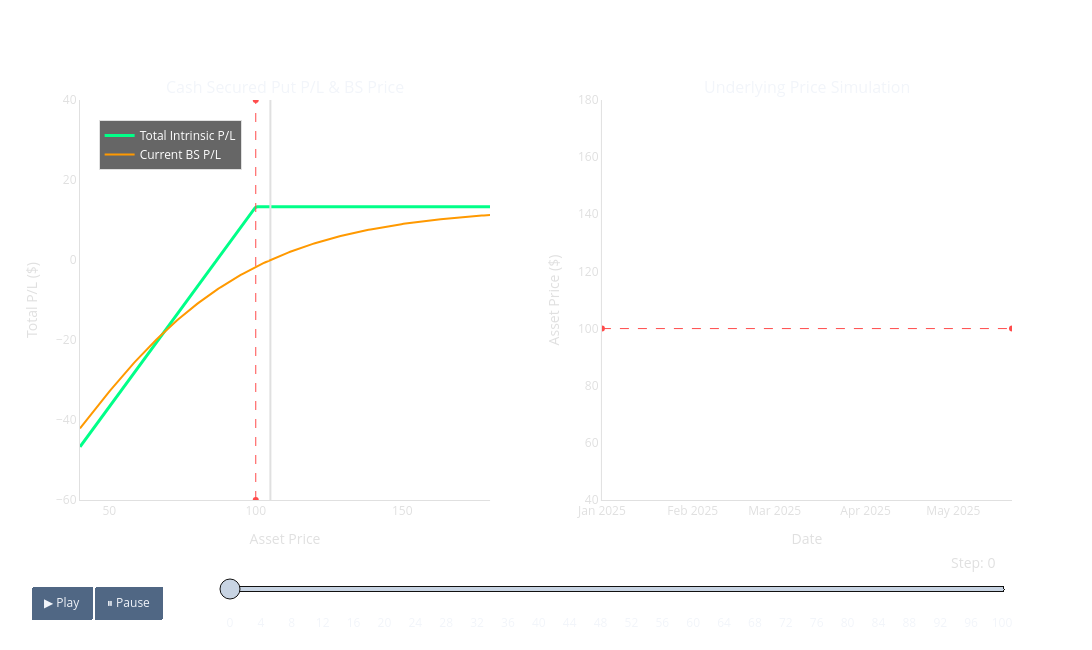

Notebook cell for this chart:
### Markdown cell above
##### Simulating the cash secured put trade to understand different states of the world

### Code cell
import numpy as np
import pandas as pd
import plotly.graph_objects as go
from plotly.subplots import make_subplots
from scipy.stats import norm

# --- 1. Parameters & Data Generation ---
S0 = 105.0      # Initial spot price (when selling the put)
K = 100.0       # Strike price of the short put
T = 1.0         # Time to maturity (1 year)
r = 0.05        # Risk-free rate
vol = 0.45      # Volatility
n_steps = 100   # Number of simulation steps
dt = T / n_steps

def put_payoff(S, K):
    return np.maximum(K - S, 0)

# Black-Scholes European Put Price
def bs_put_price(S, K, tau, r, vol):
    if tau <= 1e-5:
        return put_payoff(S, K)
    d1 = (np.log(S / K) + (r + 0.5 * vol**2) * tau) / (vol * np.sqrt(tau))
    d2 = d1 - vol * np.sqrt(tau)
    return K * np.exp(-r * tau) * norm.cdf(-d2) - S * norm.cdf(-d1)

# Calculate Premium Received at t=0
P0 = bs_put_price(S0, K, T, r, vol)

# Generate a Price Path
np.random.seed(np.random.randint(0, 1000))
rets = np.random.normal((r - 0.5 * vol**2) * dt, vol * np.sqrt(dt), n_steps)
path = S0 * np.exp(np.cumsum(rets))
path = np.insert(path, 0, S0)
dates = pd.date_range(start='2025-01-01', periods=n_steps+1, freq='B')

# Payoff ranges
S_range = np.linspace(40, 180, 200)

# Total P/L (Option Premium - Put Liability)
intrinsic_pl = P0 - put_payoff(S_range, K)
bs_pl_initial = P0 - bs_put_price(S_range, K, T, r, vol)

# Colors
off_white = "#e0e0e0"
strike_color = "#ff4b4b"
payoff_color = "#00ff88"
path_color = "#00d1ff"
bs_color = "#ff9900"  
loss_color = "#ff4b4b"

# --- 2. Figure Setup ---
fig = make_subplots(
    rows=1, cols=2,
    subplot_titles=("Cash Secured Put P/L & BS Price", "Underlying Price Simulation"),
    horizontal_spacing=0.12
)

# Base traces (Order matters for animation frames)
# 0: Total Intrinsic
fig.add_trace(go.Scatter(x=S_range, y=intrinsic_pl, line=dict(color=payoff_color, width=3), 
                         name='Total Intrinsic P/L', showlegend=True), row=1, col=1)
# 1: Strike Line
fig.add_trace(go.Scatter(x=[K, K], y=[-60, 40], line=dict(color=strike_color, width=1, dash='dash'), 
                         name='Strike', showlegend=False), row=1, col=1)
# 2: Current Underlying Price
fig.add_trace(go.Scatter(x=[S0, S0], y=[-60, 40], line=dict(color=off_white, width=2), mode='lines', 
                         name='Current S', showlegend=False), row=1, col=1)
# 3: BS P/L Curve
fig.add_trace(go.Scatter(x=S_range, y=bs_pl_initial, line=dict(color=bs_color, width=2), 
                         name='Current BS P/L', showlegend=True), row=1, col=1) 
# 4: Zero Line for P/L (Breakeven roughly)
fig.add_trace(go.Scatter(x=[40, 180], y=[0, 0], line=dict(color="rgba(255,255,255,0.3)", width=2, dash='dash'), 
                         showlegend=False), row=1, col=1)
# 5: Path Strike Line
fig.add_trace(go.Scatter(x=[dates[0], dates[-1]], y=[K, K], line=dict(color=strike_color, width=1, dash='dash'), 
                         showlegend=False), row=1, col=2)
# 6: Price Path
fig.add_trace(go.Scatter(x=[dates[0]], y=[S0], line=dict(color=path_color, width=2.5), mode='lines', 
                         showlegend=False), row=1, col=2)

# --- 3. Animation Frames & Slider Steps ---
frames = []
slider_steps = []

# Capture the base annotations created by make_subplots (the titles)
base_annotations = list(fig.layout.annotations)

# Calculate Final P/L for the Text Box
final_S = path[-1]
is_assigned = final_S < K

if is_assigned:
    # Forced to buy stock at K, currently worth final_S
    stock_loss = final_S - K  # This will be negative
    total_pl = P0 + stock_loss
    net_color = payoff_color if total_pl >= 0 else loss_color
    cf_text = (
        f"<b>Expiration: ASSIGNED</b><br><br>"
        f"<b><span style='color:{off_white}'>--- Option Leg ---</span></b><br>"
        f"Premium Recv: +${P0:.2f}<br><br>"
        f"<b><span style='color:{off_white}'>--- Stock Leg ---</span></b><br>"
        f"Forced Buy at Strike: ${K:.2f}<br>"
        f"Current Market Value: ${final_S:.2f}<br>"
        f"Stock Position P/L: -${abs(stock_loss):.2f}<br>"
        f"--------------------------------<br>"
        f"<b><span style='color:{net_color}'>Total Net P/L: {'+' if total_pl >= 0 else '-'}${abs(total_pl):.2f}</span></b>"
    )
else:
    # Expires worthless, keep premium
    total_pl = P0
    cf_text = (
        f"<b>Expiration: UNASSIGNED</b><br><br>"
        f"<b><span style='color:{off_white}'>--- Option Leg ---</span></b><br>"
        f"Premium Recv: +${P0:.2f}<br>"
        f"Expires Worthless: $0.00 Liability<br><br>"
        f"<b><span style='color:{off_white}'>--- Stock Leg ---</span></b><br>"
        f"No Stock Purchased<br>"
        f"--------------------------------<br>"
        f"<b><span style='color:{payoff_color}'>Total Net P/L: +${total_pl:.2f} (Max Profit)</span></b>"
    )

for i in range(n_steps + 1):
    current_price = path[i]
    tau = max(T - i * dt, 0.0) 
    current_bs_pl = P0 - bs_put_price(S_range, K, tau, r, vol)
    
    frame_name = f"f{i}"
    frame_ann = list(base_annotations)
    
    # On the very last frame, append the cashflow breakdown box to the right chart
    if i == n_steps:
        frame_ann.append(dict(
            x=0.05, y=0.95, xref="x2 domain", yref="y2 domain",
            text=cf_text, showarrow=False, align="left",
            bgcolor="rgba(0,0,0,0.85)", bordercolor=payoff_color if not is_assigned else loss_color, borderwidth=1,
            font=dict(color="white", size=13)
        ))
    
    frames.append(go.Frame(
        data=[
            go.Scatter(x=S_range, y=intrinsic_pl),                             
            go.Scatter(x=[K, K], y=[-60, 40]),                                 
            go.Scatter(x=[current_price, current_price], y=[-60, 40]),         
            go.Scatter(x=S_range, y=current_bs_pl),                        
            go.Scatter(x=[40, 180], y=[0, 0]),                   
            go.Scatter(x=[dates[0], dates[-1]], y=[K, K]),                   
            go.Scatter(x=dates[:i+1], y=path[:i+1])                          
        ],
        layout=go.Layout(annotations=frame_ann),
        name=frame_name
    ))
    
    step = {
        "args": [
            [frame_name],
            {"frame": {"duration": 0, "redraw": False}, "mode": "immediate", "fromcurrent": True}
        ],
        "label": str(i),
        "method": "animate"
    }
    slider_steps.append(step)

fig.frames = frames

# --- 4. Layout with Legend, Buttons and Slider ---
fig.update_layout(
    template="plotly_dark",
    paper_bgcolor='rgba(0,0,0,0)',
    plot_bgcolor='rgba(0,0,0,0)',
    height=650, width=1200,
    margin=dict(t=100, b=150),
    showlegend=True,
    legend=dict(
        yanchor="top", y=0.95,
        xanchor="left", x=0.02,
        bgcolor="rgba(0,0,0,0.6)",
        bordercolor=off_white,
        borderwidth=1,
        font=dict(color="white")
    ),
    updatemenus=[{
        "type": "buttons",
        "buttons": [
            {
                "label": "▶ Play",
                "method": "animate",
                "args": [None, {"frame": {"duration": 40, "redraw": False}, "fromcurrent": True}]
            },
            {
                "label": "⏸ Pause",
                "method": "animate",
                "args": [[None], {"frame": {"duration": 0, "redraw": False}, "mode": "immediate", "fromcurrent": True}]
            }
        ],
        "direction": "left",
        "pad": {"r": 10, "t": 87},
        "showactive": False,
        "x": 0.1,
        "xanchor": "right",
        "y": 0,
        "yanchor": "top"
    }],
    sliders=[{
        "active": 0,
        "yanchor": "top",
        "xanchor": "left",
        "currentvalue": {
            "font": {"size": 14, "color": off_white},
            "prefix": "Step: ",
            "visible": True,
            "xanchor": "right"
        },
        "transition": {"duration": 0},
        "pad": {"b": 10, "t": 50},
        "len": 0.85,
        "x": 0.15,
        "y": 0,
        "steps": slider_steps
    }]
)

axis_style = dict(
    showgrid=True, gridcolor='rgba(255,255,255,0.1)',
    tickfont=dict(color=off_white), linecolor=off_white,
    zeroline=False, title_font=dict(color=off_white)
)

fig.update_xaxes(axis_style, range=[40, 180], title_text="Asset Price", row=1, col=1)
fig.update_yaxes(axis_style, range=[-60, 40], title_text="Total P/L ($)", row=1, col=1)
fig.update_xaxes(axis_style, range=[dates[0], dates[-1]], title_text="Date", row=1, col=2)
fig.update_yaxes(axis_style, range=[40, 180], title_text="Asset Price ($)", row=1, col=2)

fig.show()

### Figure 1 — Plotly figure (JSON) as saved in the notebook; plotly's stock layout.template omitted (floating-point values rounded to 4 significant figures; data arrays with more than 128 entries replaced by an {"elided": "..."} marker saying what was removed)
{"data": [{"line": {"color": "#00ff88", "width": 3}, "name": "Total Intrinsic P/L", "showlegend": true, "type": "scatter", "x": {"elided": "200 float values"}, "xaxis": "x", "y": {"elided": "200 float values"}, "yaxis": "y"}, {"line": {"color": "#ff4b4b", "dash": "dash", "width": 1}, "name": "Strike", "showlegend": false, "type": "scatter", "x": [100, 100], "xaxis": "x", "y": [-60, 40], "yaxis": "y"}, {"line": {"color": "#e0e0e0", "width": 2}, "mode": "lines", "name": "Current S", "showlegend": false, "type": "scatter", "x": [105, 105], "xaxis": "x", "y": [-60, 40], "yaxis": "y"}, {"line": {"color": "#ff9900", "width": 2}, "name": "Current BS P/L", "showlegend": true, "type": "scatter", "x": {"elided": "200 float values"}, "xaxis": "x", "y": {"elided": "200 float values"}, "yaxis": "y"}, {"line": {"color": "rgba(255,255,255,0.3)", "dash": "dash", "width": 2}, "showlegend": false, "type": "scatter", "x": [40, 180], "xaxis": "x", "y": [0, 0], "yaxis": "y"}, {"line": {"color": "#ff4b4b", "dash": "dash", "width": 1}, "showlegend": false, "type": "scatter", "x": ["2025-01-01T00:00:00", "2025-05-21T00:00:00"], "xaxis": "x2", "y": [100, 100], "yaxis": "y2"}, {"line": {"color": "#00d1ff", "width": 2.5}, "mode": "lines", "showlegend": false, "type": "scatter", "x": ["2025-01-01T00:00:00"], "xaxis": "x2", "y": [105], "yaxis": "y2"}], "layout": {"annotations": [{"font": {"size": 16}, "showarrow": false, "text": "Cash Secured Put P/L & BS Price", "x": 0.22, "xanchor": "center", "xref": "paper", "y": 1, "yanchor": "bottom", "yref": "paper"}, {"font": {"size": 16}, "showarrow": false, "text": "Underlying Price Simulation", "x": 0.78, "xanchor": "center", "xref": "paper", "y": 1, "yanchor": "bottom", "yref": "paper"}], "height": 650, "legend": {"bgcolor": "rgba(0,0,0,0.6)", "bordercolor": "#e0e0e0", "borderwidth": 1, "font": {"color": "white"}, "x": 0.02, "xanchor": "left", "y": 0.95, "yanchor": "top"}, "margin": {"b": 150, "t": 100}, "paper_bgcolor": "rgba(0,0,0,0)", "plot_bgcolor": "rgba(0,0,0,0)", "showlegend": true, "sliders": [{"active": 0, "currentvalue": {"font": {"color": "#e0e0e0", "size": 14}, "prefix": "Step: ", "visible": true, "xanchor": "right"}, "len": 0.85, "pad": {"b": 10, "t": 50}, "steps": [{"args": [["f0"], {"frame": {"duration": 0, "redraw": false}, "fromcurrent": true, "mode": "immediate"}], "label": "0", "method": "animate"}, {"args": [["f1"], {"frame": {"duration": 0, "redraw": false}, "fromcurrent": true, "mode": "immediate"}], "label": "1", "method": "animate"}, {"args": [["f2"], {"frame": {"duration": 0, "redraw": false}, "fromcurrent": true, "mode": "immediate"}], "label": "2", "method": "animate"}, {"args": [["f3"], {"frame": {"duration": 0, "redraw": false}, "fromcurrent": true, "mode": "immediate"}], "label": "3", "method": "animate"}, {"args": [["f4"], {"frame": {"duration": 0, "redraw": false}, "fromcurrent": true, "mode": "immediate"}], "label": "4", "method": "animate"}, {"args": [["f5"], {"frame": {"duration": 0, "redraw": false}, "fromcurrent": true, "mode": "immediate"}], "label": "5", "method": "animate"}, {"args": [["f6"], {"frame": {"duration": 0, "redraw": false}, "fromcurrent": true, "mode": "immediate"}], "label": "6", "method": "animate"}, {"args": [["f7"], {"frame": {"duration": 0, "redraw": false}, "fromcurrent": true, "mode": "immediate"}], "label": "7", "method": "animate"}, {"args": [["f8"], {"frame": {"duration": 0, "redraw": false}, "fromcurrent": true, "mode": "immediate"}], "label": "8", "method": "animate"}, {"args": [["f9"], {"frame": {"duration": 0, "redraw": false}, "fromcurrent": true, "mode": "immediate"}], "label": "9", "method": "animate"}, {"args": [["f10"], {"frame": {"duration": 0, "redraw": false}, "fromcurrent": true, "mode": "immediate"}], "label": "10", "method": "animate"}, {"args": [["f11"], {"frame": {"duration": 0, "redraw": false}, "fromcurrent": true, "mode": "immediate"}], "label": "11", "method": "animate"}, {"args": [["f12"], {"frame": {"duration": 0, "redraw": false}, "fromcurrent": true, "mode": "immediate"}], "label": "12", "method": "animate"}, {"args": [["f13"], {"frame": {"duration": 0, "redraw": false}, "fromcurrent": true, "mode": "immediate"}], "label": "13", "method": "animate"}, {"args": [["f14"], {"frame": {"duration": 0, "redraw": false}, "fromcurrent": true, "mode": "immediate"}], "label": "14", "method": "animate"}, {"args": [["f15"], {"frame": {"duration": 0, "redraw": false}, "fromcurrent": true, "mode": "immediate"}], "label": "15", "method": "animate"}, {"args": [["f16"], {"frame": {"duration": 0, "redraw": false}, "fromcurrent": true, "mode": "immediate"}], "label": "16", "method": "animate"}, {"args": [["f17"], {"frame": {"duration": 0, "redraw": false}, "fromcurrent": true, "mode": "immediate"}], "label": "17", "method": "animate"}, {"args": [["f18"], {"frame": {"duration": 0, "redraw": false}, "fromcurrent": true, "mode": "immediate"}], "label": "18", "method": "animate"}, {"args": [["f19"], {"frame": {"duration": 0, "redraw": false}, "fromcurrent": true, "mode": "immediate"}], "label": "19", "method": "animate"}, {"args": [["f20"], {"frame": {"duration": 0, "redraw": false}, "fromcurrent": true, "mode": "immediate"}], "label": "20", "method": "animate"}, {"args": [["f21"], {"frame": {"duration": 0, "redraw": false}, "fromcurrent": true, "mode": "immediate"}], "label": "21", "method": "animate"}, {"args": [["f22"], {"frame": {"duration": 0, "redraw": false}, "fromcurrent": true, "mode": "immediate"}], "label": "22", "method": "animate"}, {"args": [["f23"], {"frame": {"duration": 0, "redraw": false}, "fromcurrent": true, "mode": "immediate"}], "label": "23", "method": "animate"}, {"args": [["f24"], {"frame": {"duration": 0, "redraw": false}, "fromcurrent": true, "mode": "immediate"}], "label": "24", "method": "animate"}, {"args": [["f25"], {"frame": {"duration": 0, "redraw": false}, "fromcurrent": true, "mode": "immediate"}], "label": "25", "method": "animate"}, {"args": [["f26"], {"frame": {"duration": 0, "redraw": false}, "fromcurrent": true, "mode": "immediate"}], "label": "26", "method": "animate"}, {"args": [["f27"], {"frame": {"duration": 0, "redraw": false}, "fromcurrent": true, "mode": "immediate"}], "label": "27", "method": "animate"}, {"args": [["f28"], {"frame": {"duration": 0, "redraw": false}, "fromcurrent": true, "mode": "immediate"}], "label": "28", "method": "animate"}, {"args": [["f29"], {"frame": {"duration": 0, "redraw": false}, "fromcurrent": true, "mode": "immediate"}], "label": "29", "method": "animate"}, {"args": [["f30"], {"frame": {"duration": 0, "redraw": false}, "fromcurrent": true, "mode": "immediate"}], "label": "30", "method": "animate"}, {"args": [["f31"], {"frame": {"duration": 0, "redraw": false}, "fromcurrent": true, "mode": "immediate"}], "label": "31", "method": "animate"}, {"args": [["f32"], {"frame": {"duration": 0, "redraw": false}, "fromcurrent": true, "mode": "immediate"}], "label": "32", "method": "animate"}, {"args": [["f33"], {"frame": {"duration": 0, "redraw": false}, "fromcurrent": true, "mode": "immediate"}], "label": "33", "method": "animate"}, {"args": [["f34"], {"frame": {"duration": 0, "redraw": false}, "fromcurrent": true, "mode": "immediate"}], "label": "34", "method": "animate"}, {"args": [["f35"], {"frame": {"duration": 0, "redraw": false}, "fromcurrent": true, "mode": "immediate"}], "label": "35", "method": "animate"}, {"args": [["f36"], {"frame": {"duration": 0, "redraw": false}, "fromcurrent": true, "mode": "immediate"}], "label": "36", "method": "animate"}, {"args": [["f37"], {"frame": {"duration": 0, "redraw": false}, "fromcurrent": true, "mode": "immediate"}], "label": "37", "method": "animate"}, {"args": [["f38"], {"frame": {"duration": 0, "redraw": false}, "fromcurrent": true, "mode": "immediate"}], "label": "38", "method": "animate"}, {"args": [["f39"], {"frame": {"duration": 0, "redraw": false}, "fromcurrent": true, "mode": "immediate"}], "label": "39", "method": "animate"}, {"args": [["f40"], {"frame": {"duration": 0, "redraw": false}, "fromcurrent": true, "mode": "immediate"}], "label": "40", "method": "animate"}, {"args": [["f41"], {"frame": {"duration": 0, "redraw": false}, "fromcurrent": true, "mode": "immediate"}], "label": "41", "method": "animate"}, {"args": [["f42"], {"frame": {"duration": 0, "redraw": false}, "fromcurrent": true, "mode": "immediate"}], "label": "42", "method": "animate"}, {"args": [["f43"], {"frame": {"duration": 0, "redraw": false}, "fromcurrent": true, "mode": "immediate"}], "label": "43", "method": "animate"}, {"args": [["f44"], {"frame": {"duration": 0, "redraw": false}, "fromcurrent": true, "mode": "immediate"}], "label": "44", "method": "animate"}, {"args": [["f45"], {"frame": {"duration": 0, "redraw": false}, "fromcurrent": true, "mode": "immediate"}], "label": "45", "method": "animate"}, {"args": [["f46"], {"frame": {"duration": 0, "redraw": false}, "fromcurrent": true, "mode": "immediate"}], "label": "46", "method": "animate"}, {"args": [["f47"], {"frame": {"duration": 0, "redraw": false}, "fromcurrent": true, "mode": "immediate"}], "label": "47", "method": "animate"}, {"args": [["f48"], {"frame": {"duration": 0, "redraw": false}, "fromcurrent": true, "mode": "immediate"}], "label": "48", "method": "animate"}, {"args": [["f49"], {"frame": {"duration": 0, "redraw": false}, "fromcurrent": true, "mode": "immediate"}], "label": "49", "method": "animate"}, {"args": [["f50"], {"frame": {"duration": 0, "redraw": false}, "fromcurrent": true, "mode": "immediate"}], "label": "50", "method": "animate"}, {"args": [["f51"], {"frame": {"duration": 0, "redraw": false}, "fromcurrent": true, "mode": "immediate"}], "label": "51", "method": "animate"}, {"args": [["f52"], {"frame": {"duration": 0, "redraw": false}, "fromcurrent": true, "mode": "immediate"}], "label": "52", "method": "animate"}, {"args": [["f53"], {"frame": {"duration": 0, "redraw": false}, "fromcurrent": true, "mode": "immediate"}], "label": "53", "method": "animate"}, {"args": [["f54"], {"frame": {"duration": 0, "redraw": false}, "fromcurrent": true, "mode": "immediate"}], "label": "54", "method": "animate"}, {"args": [["f55"], {"frame": {"duration": 0, "redraw": false}, "fromcurrent": true, "mode": "immediate"}], "label": "55", "method": "animate"}, {"args": [["f56"], {"frame": {"duration": 0, "redraw": false}, "fromcurrent": true, "mode": "immediate"}], "label": "56", "method": "animate"}, {"args": [["f57"], {"frame": {"duration": 0, "redraw": false}, "fromcurrent": true, "mode": "immediate"}], "label": "57", "method": "animate"}, {"args": [["f58"], {"frame": {"duration": 0, "redraw": false}, "fromcurrent": true, "mode": "immediate"}], "label": "58", "method": "animate"}, {"args": [["f59"], {"frame": {"duration": 0, "redraw": false}, "fromcurrent": true, "mode": "immediate"}], "label": "59", "method": "animate"}, {"args": [["f60"], {"frame": {"duration": 0, "redraw": false}, "fromcurrent": true, "mode": "immediate"}], "label": "60", "method": "animate"}, {"args": [["f61"], {"frame": {"duration": 0, "redraw": false}, "fromcurrent": true, "mode": "immediate"}], "label": "61", "method": "animate"}, {"args": [["f62"], {"frame": {"duration": 0, "redraw": false}, "fromcurrent": true, "mode": "immediate"}], "label": "62", "method": "animate"}, {"args": [["f63"], {"frame": {"duration": 0, "redraw": false}, "fromcurrent": true, "mode": "immediate"}], "label": "63", "method": "animate"}, {"args": [["f64"], {"frame": {"duration": 0, "redraw": false}, "fromcurrent": true, "mode": "immediate"}], "label": "64", "method": "animate"}, {"args": [["f65"], {"frame": {"duration": 0, "redraw": false}, "fromcurrent": true, "mode": "immediate"}], "label": "65", "method": "animate"}, {"args": [["f66"], {"frame": {"duration": 0, "redraw": false}, "fromcurrent": true, "mode": "immediate"}], "label": "66", "method": "animate"}, {"args": [["f67"], {"frame": {"duration": 0, "redraw": false}, "fromcurrent": true, "mode": "immediate"}], "label": "67", "method": "animate"}, {"args": [["f68"], {"frame": {"duration": 0, "redraw": false}, "fromcurrent": true, "mode": "immediate"}], "label": "68", "method": "animate"}, {"args": [["f69"], {"frame": {"duration": 0, "redraw": false}, "fromcurrent": true, "mode": "immediate"}], "label": "69", "method": "animate"}, {"args": [["f70"], {"frame": {"duration": 0, "redraw": false}, "fromcurrent": true, "mode": "immediate"}], "label": "70", "method": "animate"}, {"args": [["f71"], {"frame": {"duration": 0, "redraw": false}, "fromcurrent": true, "mode": "immediate"}], "label": "71", "method": "animate"}, {"args": [["f72"], {"frame": {"duration": 0, "redraw": false}, "fromcurrent": true, "mode": "immediate"}], "label": "72", "method": "animate"}, {"args": [["f73"], {"frame": {"duration": 0, "redraw": false}, "fromcurrent": true, "mode": "immediate"}], "label": "73", "method": "animate"}, {"args": [["f74"], {"frame": {"duration": 0, "redraw": false}, "fromcurrent": true, "mode": "immediate"}], "label": "74", "method": "animate"}, {"args": [["f75"], {"frame": {"duration": 0, "redraw": false}, "fromcurrent": true, "mode": "immediate"}], "label": "75", "method": "animate"}, {"args": [["f76"], {"frame": {"duration": 0, "redraw": false}, "fromcurrent": true, "mode": "immediate"}], "label": "76", "method": "animate"}, {"args": [["f77"], {"frame": {"duration": 0, "redraw": false}, "fromcurrent": true, "mode": "immediate"}], "label": "77", "method": "animate"}, {"args": [["f78"], {"frame": {"duration": 0, "redraw": false}, "fromcurrent": true, "mode": "immediate"}], "label": "78", "method": "animate"}, {"args": [["f79"], {"frame": {"duration": 0, "redraw": false}, "fromcurrent": true, "mode": "immediate"}], "label": "79", "method": "animate"}, {"args": [["f80"], {"frame": {"duration": 0, "redraw": false}, "fromcurrent": true, "mode": "immediate"}], "label": "80", "method": "animate"}, {"args": [["f81"], {"frame": {"duration": 0, "redraw": false}, "fromcurrent": true, "mode": "immediate"}], "label": "81", "method": "animate"}, {"args": [["f82"], {"frame": {"duration": 0, "redraw": false}, "fromcurrent": true, "mode": "immediate"}], "label": "82", "method": "animate"}, {"args": [["f83"], {"frame": {"duration": 0, "redraw": false}, "fromcurrent": true, "mode": "immediate"}], "label": "83", "method": "animate"}, {"args": [["f84"], {"frame": {"duration": 0, "redraw": false}, "fromcurrent": true, "mode": "immediate"}], "label": "84", "method": "animate"}, {"args": [["f85"], {"frame": {"duration": 0, "redraw": false}, "fromcurrent": true, "mode": "immediate"}], "label": "85", "method": "animate"}, {"args": [["f86"], {"frame": {"duration": 0, "redraw": false}, "fromcurrent": true, "mode": "immediate"}], "label": "86", "method": "animate"}, {"args": [["f87"], {"frame": {"duration": 0, "redraw": false}, "fromcurrent": true, "mode": "immediate"}], "label": "87", "method": "animate"}, {"args": [["f88"], {"frame": {"duration": 0, "redraw": false}, "fromcurrent": true, "mode": "immediate"}], "label": "88", "method": "animate"}, {"args": [["f89"], {"frame": {"duration": 0, "redraw": false}, "fromcurrent": true, "mode": "immediate"}], "label": "89", "method": "animate"}, {"args": [["f90"], {"frame": {"duration": 0, "redraw": false}, "fromcurrent": true, "mode": "immediate"}], "label": "90", "method": "animate"}, {"args": [["f91"], {"frame": {"duration": 0, "redraw": false}, "fromcurrent": true, "mode": "immediate"}], "label": "91", "method": "animate"}, {"args": [["f92"], {"frame": {"duration": 0, "redraw": false}, "fromcurrent": true, "mode": "immediate"}], "label": "92", "method": "animate"}, {"args": [["f93"], {"frame": {"duration": 0, "redraw": false}, "fromcurrent": true, "mode": "immediate"}], "label": "93", "method": "animate"}, {"args": [["f94"], {"frame": {"duration": 0, "redraw": false}, "fromcurrent": true, "mode": "immediate"}], "label": "94", "method": "animate"}, {"args": [["f95"], {"frame": {"duration": 0, "redraw": false}, "fromcurrent": true, "mode": "immediate"}], "label": "95", "method": "animate"}, {"args": [["f96"], {"frame": {"duration": 0, "redraw": false}, "fromcurrent": true, "mode": "immediate"}], "label": "96", "method": "animate"}, {"args": [["f97"], {"frame": {"duration": 0, "redraw": false}, "fromcurrent": true, "mode": "immediate"}], "label": "97", "method": "animate"}, {"args": [["f98"], {"frame": {"duration": 0, "redraw": false}, "fromcurrent": true, "mode": "immediate"}], "label": "98", "method": "animate"}, {"args": [["f99"], {"frame": {"duration": 0, "redraw": false}, "fromcurrent": true, "mode": "immediate"}], "label": "99", "method": "animate"}, {"args": [["f100"], {"frame": {"duration": 0, "redraw": false}, "fromcurrent": true, "mode": "immediate"}], "label": "100", "method": "animate"}], "transition": {"duration": 0}, "x": 0.15, "xanchor": "left", "y": 0, "yanchor": "top"}], "updatemenus": [{"buttons": [{"args": [null, {"frame": {"duration": 40, "redraw": false}, "fromcurrent": true}], "label": "▶ Play", "method": "animate"}, {"args": [[null], {"frame": {"duration": 0, "redraw": false}, "fromcurrent": true, "mode": "immediate"}], "label": "⏸ Pause", "method": "animate"}], "direction": "left", "pad": {"r": 10, "t": 87}, "showactive": false, "type": "buttons", "x": 0.1, "xanchor": "right", "y": 0, "yanchor": "top"}], "width": 1200, "xaxis": {"anchor": "y", "domain": [0, 0.44], "gridcolor": "rgba(255,255,255,0.1)", "linecolor": "#e0e0e0", "range": [40, 180], "showgrid": true, "tickfont": {"color": "#e0e0e0"}, "title": {"font": {"color": "#e0e0e0"}, "text": "Asset Price"}, "zeroline": false}, "xaxis2": {"anchor": "y2", "domain": [0.56, 1], "gridcolor": "rgba(255,255,255,0.1)", "linecolor": "#e0e0e0", "range": ["2025-01-01T00:00:00", "2025-05-21T00:00:00"], "showgrid": true, "tickfont": {"color": "#e0e0e0"}, "title": {"font": {"color": "#e0e0e0"}, "text": "Date"}, "zeroline": false}, "yaxis": {"anchor": "x", "domain": [0, 1], "gridcolor": "rgba(255,255,255,0.1)", "linecolor": "#e0e0e0", "range": [-60, 40], "showgrid": true, "tickfont": {"color": "#e0e0e0"}, "title": {"font": {"color": "#e0e0e0"}, "text": "Total P/L ($)"}, "zeroline": false}, "yaxis2": {"anchor": "x2", "domain": [0, 1], "gridcolor": "rgba(255,255,255,0.1)", "linecolor": "#e0e0e0", "range": [40, 180], "showgrid": true, "tickfont": {"color": "#e0e0e0"}, "title": {"font": {"color": "#e0e0e0"}, "text": "Asset Price ($)"}, "zeroline": false}}}
